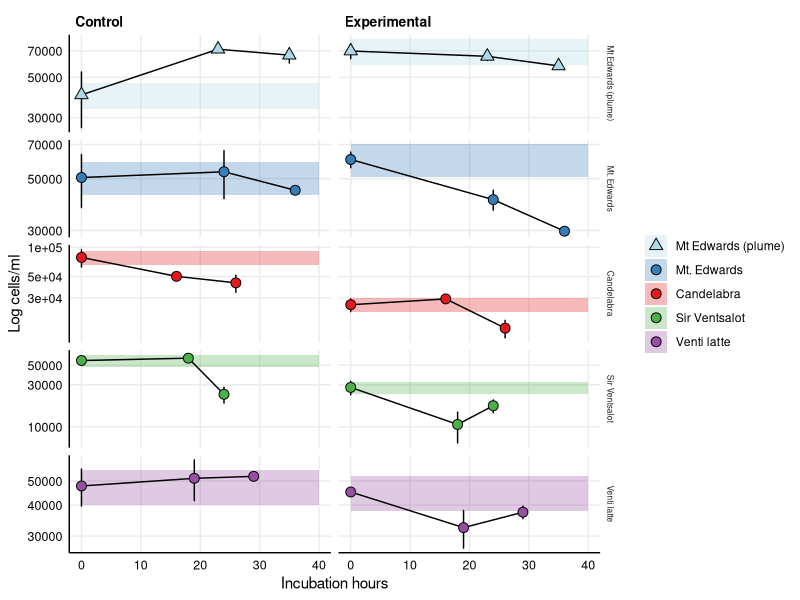
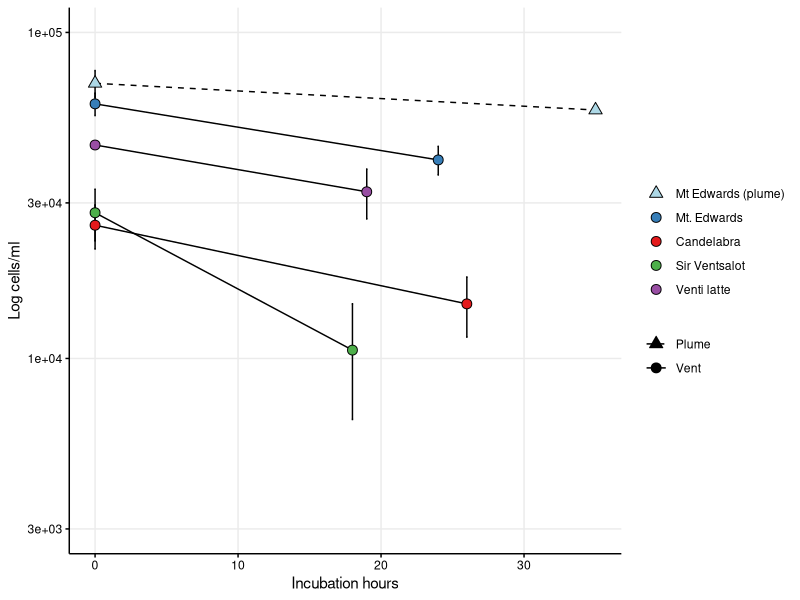
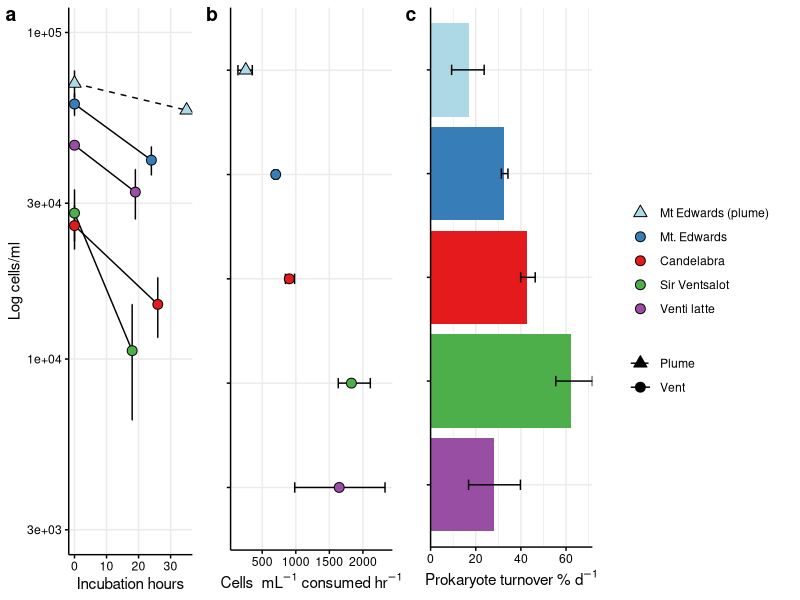
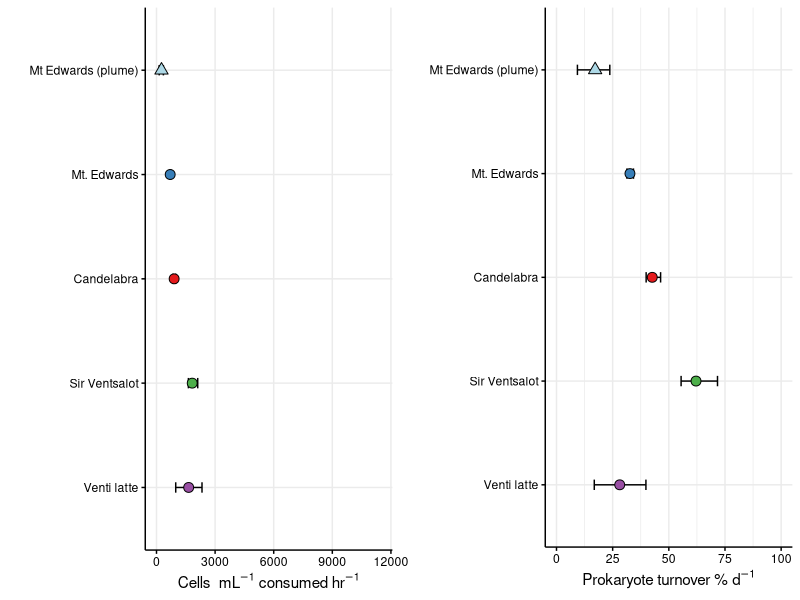
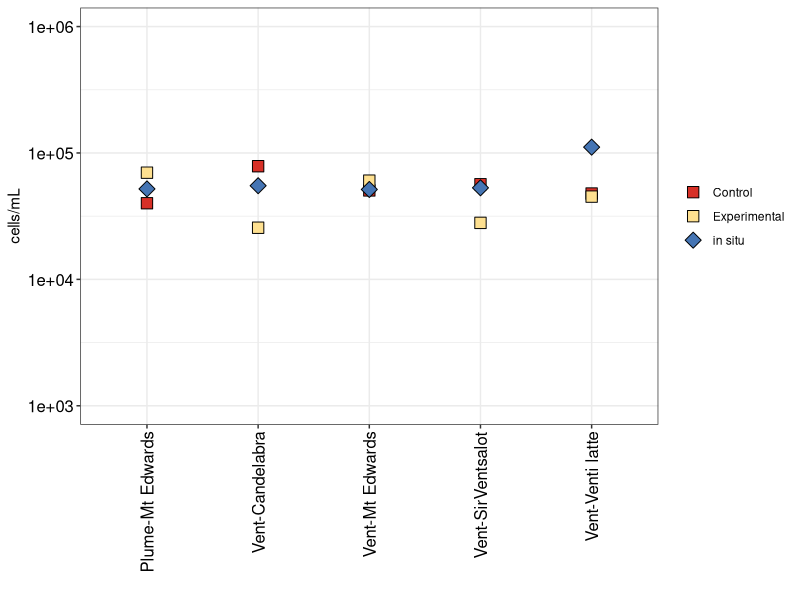

Write the R code that produced these figures, in order.
## ---- chunk 1
knitr::opts_chunk$set(echo = TRUE, cache=FALSE)
## ---- chunk 2
library(tidyverse); library(cowplot)
## ---- chunk 3
# Metadata for each grazing experiment
### Including dive ID, vent/site name, incubation parameters
exp_list <- read.table("data-input/Table1_grazingexp_list.txt",header=T, fill=T, sep="\t")
exp_IDs <- exp_list %>%
    separate(Sample.ID, c("Cruise", "SampleNumber"), "-", remove = FALSE) %>% 
    data.frame #Split column
# head(exp_IDs[1:3,])

# Import all cell count information from FLP disappearance experiments
counts <- read.csv("data-input/GordaRidge-cell-count-results.csv")
counts_df <- counts %>%
    separate(Site, c("SampleOrigin", "SampleNumber", "Stain"), "-", remove = FALSE) %>%
    separate(ID, c("TimePoint", "Bottle", "Replicate"), "-", remove = FALSE) %>%
    data.frame
# head(counts_df[1:3,])


# Import prok counts
prok<-read.table("data-input/prok_counts.txt",header=T, fill=T, sep="\t"); head(prok[1:2,])
## ---- chunk 4
# Join count data with experiment IDs so each vent site can be identified by name:
counts_df_ids <- counts_df %>%
    left_join(exp_IDs) %>%
    unite(Sample, TimePoint, Bottle, sep = "_", remove = FALSE) %>%
    data.frame
# head(counts_df_ids) # View combined table
colnames(counts_df_ids)
## ---- chunk 5
# Need to determine error rate across technical replicates. 
## Prepped a single sample 3 times (3 different days); this was counted separately to to estimate a personal error rate
# This is the % max and min that we will consider to be a margin of error
tech_check <- counts_df_ids %>%
    filter(Site %in% "Vent-110-DTAF" & TimePoint %in% "T0" & Bottle %in% "Ctrl" & !(Replicate %in% "R2")) %>%
    group_by(SampleOrigin, SampleNumber) %>%
    summarise(MEAN = mean(Cellsperml), STDEV = sd(Cellsperml), ERR_PER = (100*(STDEV/MEAN))) %>%
    data.frame

head(tech_check)
PERCENT_ERR <- tech_check[["ERR_PER"]]; PERCENT_ERR # Change in FLP time point to time point must exceed 16%
## ---- chunk 6
calc_FLP_avg <- counts_df_ids %>%
    group_by(SampleOrigin, SampleNumber, T, Bottle, Vent.name, Sample, Stain, T1, T2) %>%
    summarise(Avg_cellmL = mean(Cellsperml), # Average cells per ml across replicates
              sem=sd(Cellsperml)/sqrt(length(Cellsperml)), # Standard mean error
              SD=sd(Cellsperml),  #standard deviation
              var=sqrt(SD),  # variance
              Num = n()) %>% #Total number of 
    data.frame
# head(calc_FLP_avg)
## ---- chunk 7
# Separate T0 from other time points to calculate % differences in DTAF counts from T0 to T1 and T0 to T2
t0 <- filter(calc_FLP_avg, (T == "T0" & Stain == "DTAF")) %>%
    select(-T1, -T2, -Stain, -Num, -T, -Sample, -SD, -var, Avg_cellmL_T0 = Avg_cellmL, sem_T0 = sem) %>%
    data.frame
# head(t0)

t_ex <- filter(calc_FLP_avg, (!(T == "T0") & Stain == "DTAF")) %>%
    select(-Stain, -Num, -Sample, -SD, -var) %>%
    pivot_wider(names_from = T, values_from = c(Avg_cellmL, sem)) %>%
    data.frame
# head(t_ex)
# ?pivot_wider

bac_exp <- calc_FLP_avg %>%
    filter(Stain %in% "DAPI") %>%
    select(-Bottle, -Stain, -T1, -T2, -SD, -var, -Num, bac_cellmL = Avg_cellmL, bac_sem = sem) %>%
    unite(SAMPLE, SampleOrigin, Vent.name, sep = "-", remove = FALSE) %>%
    data.frame
# head(bac_exp)
dapi<-as.character(unique(bac_exp$SAMPLE))
# dapi

prok_avg <- prok %>%
    group_by(Sample.location, Vent.name) %>%
    summarise(prok_avg = mean(Prok_count)) %>%
    unite(SAMPLE, Sample.location, Vent.name, sep = "-") %>%
    data.frame
# prok_avg

# Created:
# t0, t_ex, bac_exp, prok_avg
colnames(t0)
## ---- chunk 8
# Calculate percent difference between T0 and T1, and T1 and T2
flp_exp_summary <- t0 %>%
    left_join(t_ex) %>%
    unite(SAMPLE, SampleOrigin, Vent.name, sep = "-", remove = FALSE) %>%
    left_join(prok_avg) %>%
    mutate(T0_T1_PercDiff = 100*(abs(Avg_cellmL_T1-Avg_cellmL_T0)/Avg_cellmL_T0),
          T0_T2_PercDiff = 100*(abs(Avg_cellmL_T2-Avg_cellmL_T0)/Avg_cellmL_T0)) %>%
    data.frame
head(flp_exp_summary)
## ---- chunk 9
# Prep data frame to look at loss of FLP over time for all time points
## Compare to those that exceed error rate
PERCENT_ERR
# ?pivot_longer()
# colnames(flp_exp_summary)
## ---- chunk 10
cells_long <- flp_exp_summary %>%
    select(SAMPLE, Bottle, Vent.name, Avg_cellmL_T0, Avg_cellmL_T1, Avg_cellmL_T2, T1, T2) %>%
    pivot_longer(cols = starts_with("Avg_cellmL"), names_to = "CountID", values_to = "cellmL") %>%
    separate(CountID, c("avg", "excess", "Tx"), sep = "_", remove = FALSE) %>%
    select(-avg, -excess) %>%
    data.frame

sem_long <- flp_exp_summary %>%
    select(SAMPLE, Bottle, Vent.name, sem_T0, sem_T1, sem_T2) %>%
    pivot_longer(cols = starts_with("sem"), names_to = "semID", values_to = "sem") %>%
    separate(semID, c("excess", "Tx"), sep = "_", remove = FALSE) %>%
    select(-excess) %>%
    data.frame

# head(cells_long); head(sem_long)

# Combine and fix Timepoint
flp_long_toplot <- cells_long %>%
    left_join(sem_long) %>%
    select(-semID) %>%
    add_column(Hrs = 0) %>%
    mutate(Hrs = case_when(
        Tx == "T1" ~ T1,
        Tx == "T2" ~ T2,
        TRUE ~ (as.integer(.$Hrs)))) %>%
    select(-T1, -T2) %>%
    data.frame

head(flp_long_toplot)
## ---- chunk 11
## Plot average cells/ml for each experiment

# Factor for plotting
sample_order <- c('Plume-Mt Edwards','Vent-Mt Edwards','Vent-Candelabra','Vent-SirVentsalot','Vent-Venti latte')
sample_label <- c('Mt Edwards (plume)','Mt. Edwards','Candelabra','Sir Ventsalot','Venti latte')
sample_color <-c("lightblue","#377eb8", "#e41a1c", "#4daf4a", "#984ea3")
flp_long_toplot$SAMPLE_ORDER <- factor(flp_long_toplot$SAMPLE, levels = (sample_order), labels = sample_label)
names(sample_color) <- sample_label
bottle_order <- c("Ctrl", "Exp")
flp_long_toplot$BOTTLE <- factor(flp_long_toplot$Bottle, levels = bottle_order, labels = c("Control", "Experimental"))
## ---- chunk 12
# svg("figs/Supplementary-FLP-CTRL-PercError-plot.svg", w = 10, h = 8)
ggplot(flp_long_toplot, aes(x = Hrs, y = cellmL, fill = SAMPLE_ORDER)) +
    geom_rect(data = (subset(flp_long_toplot, Tx %in% "T0")), aes(xmin=0, xmax=40, 
            ymin=(cellmL - ((PERCENT_ERR/100)*cellmL)), 
            ymax=(cellmL + ((PERCENT_ERR/100)*cellmL))), color=NA,alpha=0.3) +
    geom_line(stat = "identity", linetype = 1, aes(group = SAMPLE)) +
    geom_errorbar(aes(ymin = (cellmL - sem), ymax = (cellmL + sem)), width = 0.1) +
    geom_point(stat = "identity", size = 3, color = "black", aes(fill = SAMPLE_ORDER, shape = SAMPLE_ORDER)) +
    scale_y_log10() +
    scale_fill_manual(values = sample_color) +
    scale_shape_manual(values = c(24,21,21,21,21)) +
    labs(y = "Log cells/ml", x = "Incubation hours") +
    facet_grid(SAMPLE_ORDER~BOTTLE, scales = "free") +
    theme_minimal() + 
    theme(panel.grid.minor = element_blank(),
          legend.title = element_blank(),
          strip.text.x = element_text(face = "bold", color = "black", hjust = 0, size = 10),
          strip.text.y = element_text(size = 6),
          panel.background = element_blank(), axis.line = element_line(colour = "black"), 
          axis.text = element_text(color = "black", size = 9))
# dev.off()
## ---- chunk 13
# Subset Experiment results and filter for those that exceed the percent error
flp_sig <- flp_exp_summary %>%
    filter(Bottle %in% "Exp") %>%
    select(-T1, -T2) %>%
    mutate(T1_sig = case_when(
        T0_T1_PercDiff > PERCENT_ERR ~ "exceeds"),
           T2_sig = case_when(T0_T2_PercDiff > PERCENT_ERR ~ "exceeds")
          ) %>%
    data.frame

# head(flp_sig)

# Select experiments that T1 exceeds percent difference
T1_tmp <- flp_sig %>%
    filter(T1_sig == "exceeds") %>%
    select(SAMPLE) %>%
    data.frame
T1_tmp$Tx = "T1"
T1_tmp$Keep = "yes"

# Select experiments that T1 was NA, but T2 was significant
T2_tmp <- flp_sig %>%
    filter(is.na(T1_sig) & T2_sig == "exceeds") %>%
    select(SAMPLE) %>%
    data.frame
T2_tmp$Tx = "T2"
T2_tmp$Keep = "yes"

keep_status <- rbind(T1_tmp, T2_tmp); keep_status

# # KEPT:
# # plume time point T2, Candelabra T2
# # Mt Edwards time point T1, Sirventsalot T1, & venti latte T1
## ---- chunk 14
# Join experiments that are significant and filter data to keep.
t <- c("T1", "T2")
flp_trend_sig <- flp_long_toplot %>%
    filter(Bottle == "Exp") %>%
    left_join(keep_status) %>%
    filter(Tx == "T0" | (Tx %in% t & Keep == "yes")) %>%
    separate(SAMPLE, c("SampleOrigin", "excess"), sep = "-", remove = FALSE) %>%
    select(-Keep, -excess) %>%
    data.frame
flp_trend_sig
## ---- chunk 15
# Factor for plotting
sample_order <- c('Plume-Mt Edwards','Vent-Mt Edwards','Vent-Candelabra','Vent-SirVentsalot','Vent-Venti latte')
sample_label <- c('Mt Edwards (plume)','Mt. Edwards','Candelabra','Sir Ventsalot','Venti latte')
sample_color <-c("lightblue","#377eb8", "#e41a1c", "#4daf4a", "#984ea3")
flp_trend_sig$SAMPLE_ORDER <- factor(flp_trend_sig$SAMPLE, levels = (sample_order), labels = sample_label)

plot_graze_trends <- ggplot(flp_trend_sig, 
                            aes(x = Hrs, y = cellmL, fill = SAMPLE_ORDER, shape = SampleOrigin)) +
    geom_line(stat="identity", aes(group = SAMPLE_ORDER, linetype = SampleOrigin)) +
    geom_errorbar(aes(ymin = (cellmL-sem), ymax = (cellmL+sem)), size = 0.5, width = 0.1)+
    geom_point(stat="identity", size=3, color="black") +
    scale_linetype_manual(values = c(2, 1))+
    scale_fill_manual(values = sample_color)+
    scale_shape_manual(values = c(24,21))+
    scale_y_log10(limits = c(3e3,1e5))+
    labs(y="Log cells/ml", x = "Incubation hours")+
    theme_minimal()+
    theme(panel.grid.major = element_line(), panel.grid.minor = element_blank(),
           panel.background = element_blank(), axis.line = element_line(colour = "black"), 
           axis.text=element_text(color="black"), axis.ticks = element_line(),
           legend.title = element_blank()) +
    guides(fill = guide_legend(override.aes = list(shape = c(24,21,21,21,21))),
       shape = guide_legend(override.aes = list(fill = "black")))

plot_graze_trends
## ---- chunk 16
processed_data <- flp_trend_sig %>%
    type.convert(as.is = TRUE) %>%
    mutate(TimePoint = case_when(Tx == "T0" ~ "T0",
                                Tx != "T0" ~ "Tf")) %>%
    select(-Tx, -CountID) %>%
    pivot_wider(names_from = TimePoint, values_from = c(cellmL, sem, Hrs)) %>%
    select(-Hrs_T0) %>%
    left_join(prok_avg, by = ("SAMPLE" = "SAMPLE")) %>%
    data.frame
processed_data
## ---- chunk 17
# head(processed_data)
# View(processed_data)
# library(tidyverse)
# str(processed_data)
## ---- chunk 18
# cellmL = prokaryote average cells per ml
graze_rate <- processed_data %>%
    # type.convert(as.is = TRUE) %>%
    group_by(SAMPLE, SampleOrigin, Vent.name, Hrs_Tf, SAMPLE_ORDER) %>%
    mutate(
        # Calculate mortality factor (m)
          MORTALITY = (log(cellmL_Tf/cellmL_T0))*(-1/(Hrs_Tf/24)),
           MORTALITY_min = (log((cellmL_Tf-sem_Tf)/(cellmL_T0-sem_T0)))*(-1/(Hrs_Tf/24)),
           MORTALITY_max = (log((cellmL_Tf+sem_Tf)/(cellmL_T0+sem_T0)))*(-1/(Hrs_Tf/24)),
           # Calculate model I G - Rate over given amount of time
           G = ((cellmL_T0 - cellmL_Tf) * (prok_avg / cellmL_T0)),
           G_min = (((cellmL_T0-sem_T0) - (cellmL_Tf-sem_Tf)) * (prok_avg / (cellmL_T0-sem_T0))),
           G_max = (((cellmL_T0+sem_T0) - (cellmL_Tf+sem_Tf)) * (prok_avg / (cellmL_T0+sem_T0))),
           # Calculate Grazing per hour
           GrazingRate_hr = (G/Hrs_Tf), 
           GrazingRate_hr_min = (G_min/Hrs_Tf),
           GrazingRate_hr_max = (G_max/Hrs_Tf),
           # Estimate prokaryote turnover % per day
           Prok_turnover = (100*(G / prok_avg)), #Convert to per day (*24)
           Prok_turnover_min = (100*(G_min / prok_avg)),
           Prok_turnover_max = (100*(G_max / prok_avg)),
           # Prok_turnover = (100*((rate * cellmL)/cellmL)), #ARCHIVE
           # Prok_turnover_min = (100*((rate_min * cellmL)/cellmL)), #ARCHIVE
           # Prok_turnover_max = (100*((rate_max * cellmL)/cellmL)) #ARCHIVE
           # Model II
           G_II = ((cellmL_T0 - cellmL_Tf) * ( ((prok_avg+prok_avg)/2 )/( ((cellmL_T0+cellmL_Tf)/2) )) )
           # G_III = ((cellmL_T0 - cellmL_Tf) * ( ((cellmL+cellmL)/2 )/( ((cellmL_T0+cellmL_Tf)/2) )) ),
           ) %>%
        data.frame
graze_rate
# View(graze_rate)
## Calculations not included:
# q  - proportion of bacteria grazed in experiment
## q_tp = ((cellmL_T0 - cellmL_Tf)/((cellmL_T0 + cellmL_Tf)/2)),
## G - are total number of bacteria grazed during experiment
# G_tp1 = ((cellmL_T0 - cellmL_Tf)*(prok_avg / cellmL_T0))
## ---- chunk 19
# Re-factor - reverse color and order
sample_order <- c('Plume-Mt Edwards','Vent-Mt Edwards','Vent-Candelabra','Vent-SirVentsalot','Vent-Venti latte')
sample_label <- c('Mt Edwards (plume)','Mt. Edwards','Candelabra','Sir Ventsalot','Venti latte')
sample_color <-c("lightblue","#377eb8", "#e41a1c", "#4daf4a", "#984ea3")
graze_rate$SAMPLE_ORDER <- factor(graze_rate$SAMPLE, levels = rev(sample_order), labels = rev(sample_label))

# mortality <- ggplot(graze_rate, aes(x = SAMPLE_ORDER, y = rate, fill = SAMPLE_ORDER, shape = SampleOrigin)) + 
    # geom_errorbar(aes(ymin = rate_min, ymax = rate_max), size = 0.5, width = 0.1) +
mortality <- ggplot(graze_rate, aes(x = SAMPLE_ORDER, y = GrazingRate_hr, fill = SAMPLE_ORDER, shape = SampleOrigin)) +
geom_errorbar(aes(ymin = GrazingRate_hr_min, ymax = GrazingRate_hr_max), size = 0.5, width = 0.1) +
    geom_point(stat = "identity", size = 3, color = "black", aes(shape = SampleOrigin)) +
    scale_fill_manual(values = rev(sample_color)) +
    scale_shape_manual(values = c(24,21)) +
    coord_flip() +
    labs(x = "", y = bquote("Cells "~mL^-1 ~consumed ~hr^-1)) +
    theme_minimal() +
    theme(panel.grid.major = element_line(), panel.grid.minor = element_blank(),
           panel.background = element_blank(), axis.line = element_line(colour = "black"), 
           axis.text=element_text(color="black"), axis.ticks = element_line(),
           legend.position = "none", strip.text =element_blank())

# mortality
## ---- chunk 20
bar_plot <- ggplot(graze_rate, aes(x = SAMPLE_ORDER, y = Prok_turnover)) +
    geom_bar(stat = "identity", position = "stack", aes(fill = SAMPLE_ORDER)) +
    geom_errorbar(aes(ymin = Prok_turnover_min, ymax = Prok_turnover_max), size = 0.5, width = 0.1) +
   scale_fill_manual(values = rev(sample_color)) +
    scale_y_continuous(expand = c(0,0)) +
    labs(x = "", y = bquote("Prokaryote turnover %"~d^-1)) +
    coord_flip() +
    theme_minimal() +
    theme(panel.grid.major = element_line(),
           panel.background = element_blank(), axis.line = element_line(colour = "black"), 
           axis.text=element_text(color="black"), axis.ticks = element_line(),
           legend.position = "none", strip.text =element_blank())
# bar_plot
## ---- chunk 21
leg <- get_legend(plot_graze_trends)

# svg("figs/Grazing-results-panel-26-10-2020.svg", h = 3, w = 12)
plot_grid(plot_graze_trends + theme(legend.position = "none"),
          mortality + theme(axis.text.y = element_blank()),
          bar_plot + theme(axis.text.y = element_blank()), leg,
          axis = c("bt", "bt", "bt", "l"), align = "v", labels = c("a", "b", "c", ""), nrow = 1)
# dev.off()
## ---- chunk 22
# Replot for seminar figure
# svg("gr-seminar.svg", h = 3, w = 8)
plot_grid(
          mortality + ylim(0, 11500),
          ggplot(graze_rate, aes(x = SAMPLE_ORDER, y = Prok_turnover)) +
            geom_errorbar(aes(ymin = Prok_turnover_min, ymax = Prok_turnover_max), size = 0.5, width = 0.1) +
      geom_point(stat = "identity", size = 3, aes(fill = SAMPLE_ORDER, shape = SampleOrigin)) +
    scale_fill_manual(values = rev(sample_color)) +
    scale_shape_manual(values = c(24,21)) +
    scale_y_continuous(expand = c(0,0)) +
    labs(x = "", y = bquote("Prokaryote turnover %"~d^-1)) +
    coord_flip() +
    theme_minimal() +
    theme(panel.grid.major = element_line(),
           panel.background = element_blank(), axis.line = element_line(colour = "black"), 
           axis.text=element_text(color="black"), axis.ticks = element_line(),
           legend.position = "none", strip.text =element_blank()) + ylim(0,100),
          axis = c("bt"), align = "v", nrow = 1)
# dev.off()
## ---- chunk 23
# write_delim(graze_rate, path = "Grazing-calc-results.txt", delim = "\t")
## ---- chunk 24
prok_avg$BOTTLE = "in situ"
colnames(prok_avg)[2] <- "cellmL"
x <- as.character(unique(flp_long_toplot$SAMPLE))
prok_tmp <- filter(prok_avg, SAMPLE %in% x)
head(prok_tmp)
## ---- chunk 25
t0_flp <- flp_long_toplot %>%
    filter(Tx == "T0") %>%
    select(SAMPLE, BOTTLE, cellmL) %>%
    data.frame
# t0_flp

# Combine
t0_insitu_counts <- rbind(t0_flp, prok_tmp); t0_insitu_counts
## ---- chunk 26
# svg("flp-insitu-prok-counts.svg", w = 6, h = 5)
ggplot(t0_insitu_counts, aes(x = SAMPLE, y = cellmL, fill = BOTTLE, shape = BOTTLE)) +
    geom_point(stat = "identity", size = 4) +
    scale_y_log10(limits = c(1e3,1e6)) +
    scale_fill_manual(values = c("#d73027", "#fee090", "#4575b4")) +
    scale_shape_manual(values = c(22, 22, 23)) +
    labs(x = "", y = "cells/mL") +
    theme_bw() +
    theme(legend.title = element_blank(),
         axis.text.x = element_text(angle = 90, color = "black", size = 12, hjust = 1, vjust = 0.5),
         axis.text.y = element_text(color = "black", size = 12))
# dev.off()
## ---- chunk 27
# Replace with the calcs to place into context with McNichol et al. work
# head(graze_rate)
# G = number of cells grazed during experiment duration
graze_rate_wCarbon <- graze_rate %>% 
  add_column(fgC_cell = 86) %>% # Add in Morono et al. 2011 value
  mutate(
    cells_consumed_perday = (G / 1), # Rate of cells consumed * in situ prok, per day
    fgC_ml_perday = (cells_consumed_perday * fgC_cell), # Convert cell amount to fg C
    ugC_L_perday = (fgC_ml_perday * (1e-09) * 1000), # Convert to ug C per L
    lower_mcnichol = 100*(ugC_L_perday / 17.3),
    upper_mcnichol = 100*(ugC_L_perday / 321.4)
  ) %>% 
  data.frame
# head(graze_rate_wCarbon)
# View(graze_rate_wCarbon)
# write_delim(graze_rate_wCarbon, path = "Grazing-calc-wCarbon-results.txt", delim = "\t")
## ---- chunk 28
sessionInfo()
